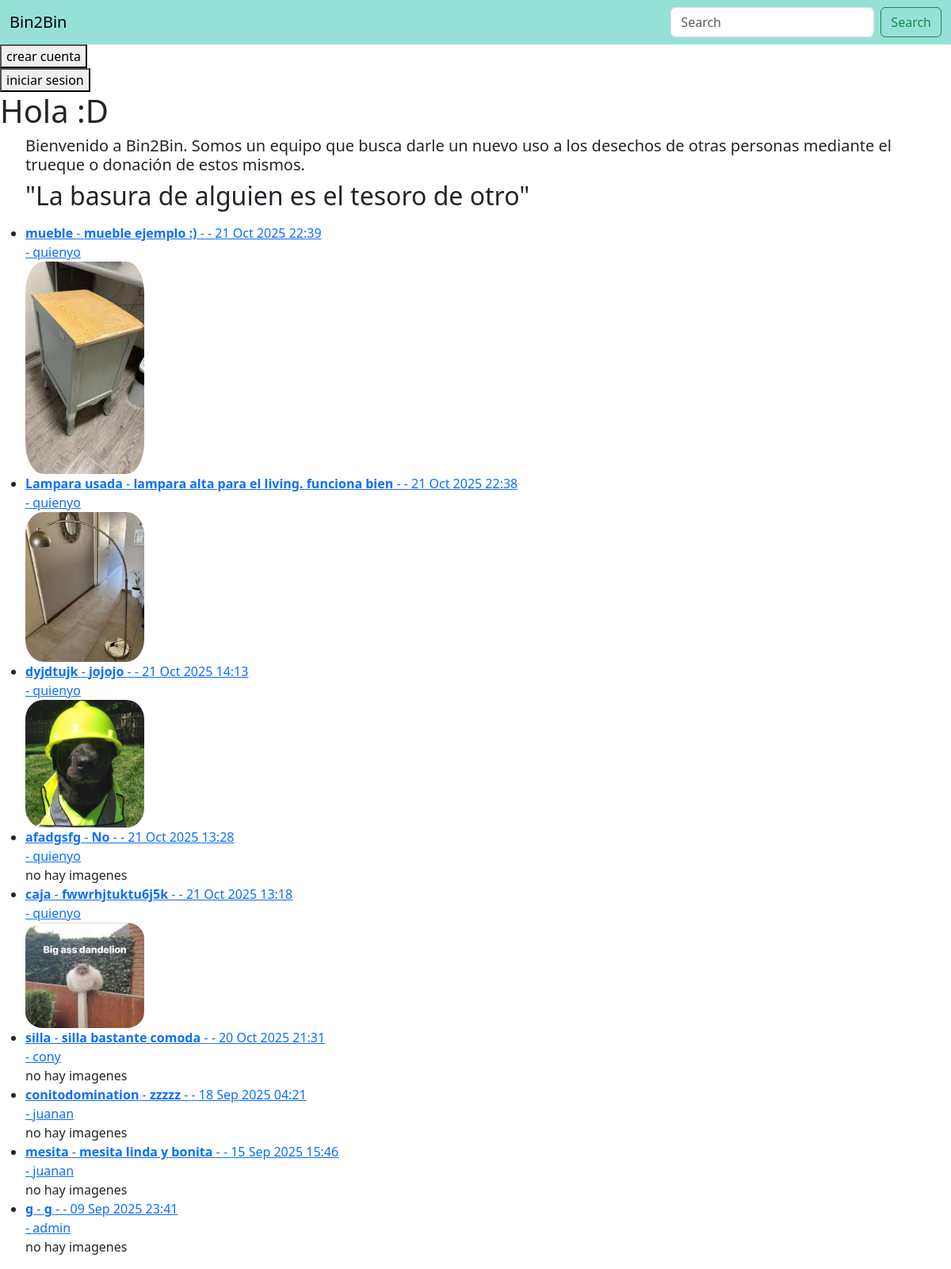
The page / on the database its author committed.
### publi/models.py (models this page shows, shortened)
class publi(models.Model):
    titulo = models.CharField(max_length=100)
    descripcion = models.TextField(blank=True)
    creacion = models.DateTimeField(auto_now_add=True)
    usuario = models.ForeignKey(User, on_delete=models.CASCADE)
    imagen = models.ImageField(upload_to='imagenes/', blank=True)

### user/views.py (the view)
# urls.py: path('', views.hola, name = 'hola'),
def hola(request):
    if request.method == 'POST':
        logout(request)
        return redirect('hola')
    else:
        try:
            publicaciones = publi.objects.filter(titulo__contains=request.GET["search"]).order_by("-creacion")
            try:
                img_obj = get_object_or_404(user_img, usuario=request.user.id)
                return render(request, 'hola.html', {'imagen':img_obj, 'publicaciones':publicaciones})
            except:
                return render(request, 'hola.html', {'publicaciones':publicaciones})
        except:
            publicaciones = publi.objects.all().order_by("-creacion")
            try:
                img_obj = get_object_or_404(user_img, usuario=request.user.id)
                return render(request, 'hola.html', {'imagen':img_obj, 'publicaciones':publicaciones})
            except:
                return render(request, 'hola.html', {'publicaciones':publicaciones})

### user/templates/hola.html (shortened to what this page needs)
<!DOCTYPE html>
{% load static %}
<html lang="es">
<head>
    <link rel="stylesheet" href="https://cdn.jsdelivr.net/npm/bootstrap@5.3.8/dist/css/bootstrap.min.css">
</head>
<body>
    <nav class="navbar navbar-expand-lg" style="background-color: #1abea374;" data-bs-theme="light">
        <div class="container-fluid">
            <a class="navbar-brand" href="/">Bin2Bin</a>
            <div class="collapse navbar-collapse" id="navbarSupportedContent">
                <form class="d-flex" role="search">
                    <input class="form-control me-2" type="search" name="search" placeholder="Search" aria-label="Search"/>
                    <button class="btn btn-outline-success" type="submit">Search</button>
                </form>
            </div>
        </div>
    </nav>
    {% if not user.is_authenticated %}
        <form action="/signup/" method="GET">
            <button>
                crear cuenta
            </button>
        </form>
        <form action="/signin/">
            <button>
                iniciar sesion
            </button>
        </form>
    {% endif %}
    {% block content %}
        {% load static %}
        <h1>Hola :D</h1>
        <ul>
            <h5>Bienvenido a Bin2Bin. Somos un equipo que busca darle un nuevo uso a los desechos de otras personas mediante el trueque o donación de estos mismos.</h5>
            <h2>"La basura de alguien es el tesoro de otro"</h2>
        </ul>
        <ul>
            {% for pub in publicaciones %}
                <li>
                    <a href="{% url 'post' pub.id %}">
                        <strong>{{ pub.titulo }}</strong> - <strong>{{ pub.descripcion}}</strong> - </strong> - {{ pub.creacion|date:"d M Y H:i" }} <br> - {{ pub.usuario }}
                    </a>
                    {% if pub.imagen.url != blank %}
                        <div>
                            <img src="{{pub.imagen.url}}"
                            alt="{{pub.titulo}}"
                            width="150"
                            style="border-radius: 15%; margin-right: 10px;"/>
                        </div>
                    {% else %}
                        <div>
                            <a>no hay imagenes</a>
                        </div>
                    {% endif %}
                </li>
            {% empty %}
                {% if request.path != "/perfil/" %}
                    <li>No se han encontrado publicaciones.</li>
                {% else %}
                    <li>No has publicado nada todavía.</li>
                {% endif %}
            {% endfor %}
        </ul>
    {% endblock %}
</body>
</html>

### rows shown on the page
publi: titulo "mueble", descripcion "mueble ejemplo :)", creacion "21 Oct 2025 22:39", usuario "quienyo", imagen (picture)
publi: titulo "Lampara usada", descripcion "lampara alta para el living. funciona bien", creacion "21 Oct 2025 22:38", usuario "quienyo", imagen (picture)
publi: titulo "dyjdtujk", descripcion "jojojo", creacion "21 Oct 2025 14:13", usuario "quienyo", imagen (picture)
publi: titulo "afadgsfg", descripcion "No", creacion "21 Oct 2025 13:28", usuario "quienyo", imagen "no hay imagenes"
publi: titulo "caja", descripcion "fwwrhjtuktu6j5k", creacion "21 Oct 2025 13:18", usuario "quienyo", imagen (picture)
publi: titulo "silla", descripcion "silla bastante comoda", creacion "20 Oct 2025 21:31", usuario "cony", imagen "no hay imagenes"
publi: titulo "conitodomination", descripcion "zzzzz", creacion "18 Sep 2025 04:21", usuario "juanan", imagen "no hay imagenes"
publi: titulo "mesita", descripcion "mesita linda y bonita", creacion "15 Sep 2025 15:46", usuario "juanan", imagen "no hay imagenes"
publi: titulo "g", descripcion "g", creacion "09 Sep 2025 23:41", usuario "admin", imagen "no hay imagenes"
